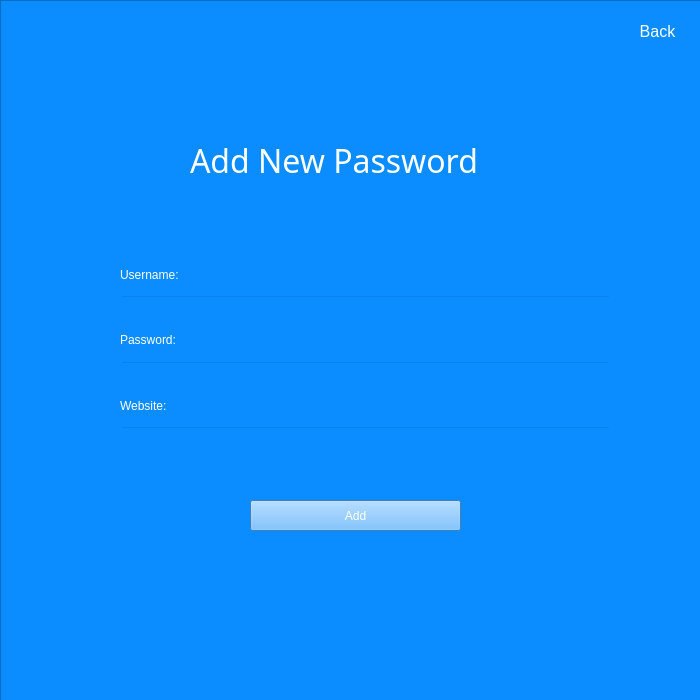
<?xml version="1.0" encoding="UTF-8"?>
<ui version="4.0">
 <class>Form</class>
 <widget class="QWidget" name="Form">
  <property name="geometry">
   <rect>
    <x>0</x>
    <y>0</y>
    <width>700</width>
    <height>700</height>
   </rect>
  </property>
  <property name="windowTitle">
   <string>Form</string>
  </property>
  <property name="styleSheet">
   <string notr="true">background-color: rgb(11, 141, 255);
font: 87 14pt &quot;Arial Black&quot;;
color: white;</string>
  </property>
  <widget class="QWidget" name="verticalLayoutWidget">
   <property name="geometry">
    <rect>
     <x>120</x>
     <y>260</y>
     <width>491</width>
     <height>190</height>
    </rect>
   </property>
   <layout class="QVBoxLayout" name="verticalLayout">
    <item>
     <widget class="QLabel" name="label_2">
      <property name="text">
       <string>Username:</string>
      </property>
     </widget>
    </item>
    <item>
     <widget class="QLineEdit" name="username_input">
      <property name="styleSheet">
       <string notr="true">color: white;
background-color: transparent;
font-size: 14px;
</string>
      </property>
      <property name="text">
       <string/>
      </property>
     </widget>
    </item>
    <item>
     <widget class="QLabel" name="label_3">
      <property name="text">
       <string>Password:</string>
      </property>
     </widget>
    </item>
    <item>
     <widget class="QLineEdit" name="password_input">
      <property name="styleSheet">
       <string notr="true">color: white;
background-color: transparent;
font-size: 14px;
</string>
      </property>
      <property name="text">
       <string/>
      </property>
     </widget>
    </item>
    <item>
     <widget class="QLabel" name="label_4">
      <property name="text">
       <string>Website:</string>
      </property>
     </widget>
    </item>
    <item>
     <widget class="QLineEdit" name="website_input">
      <property name="styleSheet">
       <string notr="true">color: white;
background-color: transparent;
font-size: 14px;
</string>
      </property>
      <property name="text">
       <string/>
      </property>
     </widget>
    </item>
   </layout>
  </widget>
  <widget class="QFrame" name="frame">
   <property name="geometry">
    <rect>
     <x>0</x>
     <y>0</y>
     <width>701</width>
     <height>701</height>
    </rect>
   </property>
   <property name="frameShape">
    <enum>QFrame::StyledPanel</enum>
   </property>
   <property name="frameShadow">
    <enum>QFrame::Raised</enum>
   </property>
   <widget class="QPushButton" name="back_button">
    <property name="geometry">
     <rect>
      <x>620</x>
      <y>20</y>
      <width>75</width>
      <height>23</height>
     </rect>
    </property>
    <property name="styleSheet">
     <string notr="true">font-size: 16px;
border: none;</string>
    </property>
    <property name="text">
     <string>Back</string>
    </property>
   </widget>
   <widget class="QLabel" name="welcomeLabel">
    <property name="geometry">
     <rect>
      <x>190</x>
      <y>100</y>
      <width>441</width>
      <height>121</height>
     </rect>
    </property>
    <property name="styleSheet">
     <string notr="true">font-size: 32px;
color: white;
font-family: Arial black;</string>
    </property>
    <property name="text">
     <string>Add New Password</string>
    </property>
   </widget>
   <widget class="QPushButton" name="add_button">
    <property name="geometry">
     <rect>
      <x>250</x>
      <y>500</y>
      <width>211</width>
      <height>31</height>
     </rect>
    </property>
    <property name="styleSheet">
     <string notr="true">background-color: rgb(88, 177, 255);</string>
    </property>
    <property name="text">
     <string>Add</string>
    </property>
   </widget>
   <widget class="QLabel" name="error_message">
    <property name="geometry">
     <rect>
      <x>120</x>
      <y>460</y>
      <width>481</width>
      <height>31</height>
     </rect>
    </property>
    <property name="styleSheet">
     <string notr="true">color: red;</string>
    </property>
    <property name="text">
     <string/>
    </property>
   </widget>
  </widget>
  <zorder>frame</zorder>
  <zorder>verticalLayoutWidget</zorder>
 </widget>
 <resources/>
 <connections/>
</ui>
